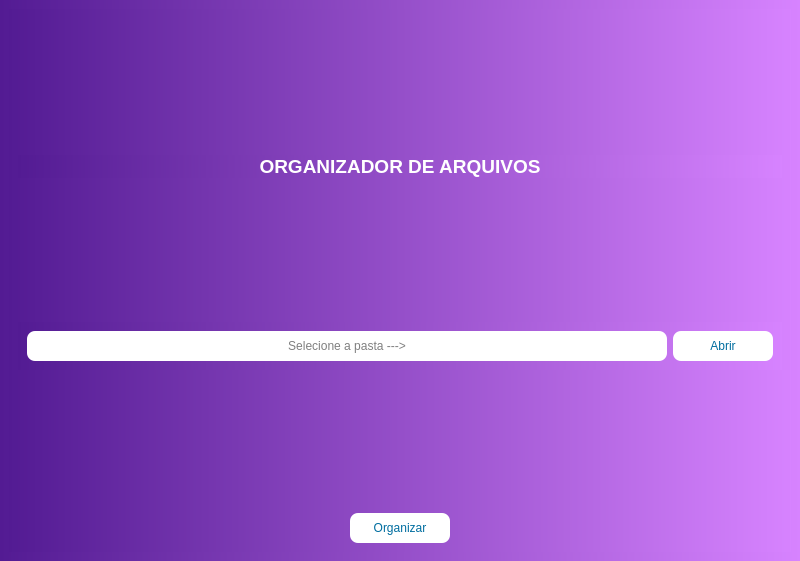
<?xml version="1.0" encoding="UTF-8"?>
<ui version="4.0">
 <class>MainWindow</class>
 <widget class="QMainWindow" name="MainWindow">
  <property name="geometry">
   <rect>
    <x>0</x>
    <y>0</y>
    <width>800</width>
    <height>561</height>
   </rect>
  </property>
  <property name="windowTitle">
   <string>MainWindow</string>
  </property>
  <property name="styleSheet">
   <string notr="true">background-color: qlineargradient(spread:pad, x1:0, y1:0, x2:1, y2:0, stop:0 rgba(83, 27, 147, 255), stop:1 rgba(215, 131, 255, 255));

border: 0;


</string>
  </property>
  <widget class="QWidget" name="centralwidget">
   <layout class="QVBoxLayout" name="verticalLayout_2">
    <item>
     <widget class="QFrame" name="frame">
      <property name="styleSheet">
       <string notr="true">QLineEdit{
	background-color: white;
	min-height: 30px;
	border-radius: 8px;
	border: none;
}
QPushButton{
	min-height: 30px;
	min-width: 100px;
	border-radius: 8px;
	background-color: rgb(255,255,255);
	color: rgb(0,109,159);
}
QPushButton::hover{
	color: #fff;
	background-color: rgb(0,157,235);
}
</string>
      </property>
      <property name="frameShape">
       <enum>QFrame::Shape::StyledPanel</enum>
      </property>
      <property name="frameShadow">
       <enum>QFrame::Shadow::Raised</enum>
      </property>
      <property name="lineWidth">
       <number>1</number>
      </property>
      <layout class="QVBoxLayout" name="verticalLayout">
       <item>
        <spacer name="verticalSpacer">
         <property name="orientation">
          <enum>Qt::Orientation::Vertical</enum>
         </property>
         <property name="sizeHint" stdset="0">
          <size>
           <width>20</width>
           <height>40</height>
          </size>
         </property>
        </spacer>
       </item>
       <item>
        <widget class="QLabel" name="lbl_title">
         <property name="styleSheet">
          <string notr="true"/>
         </property>
         <property name="text">
          <string>&lt;html&gt;&lt;head/&gt;&lt;body&gt;&lt;p align=&quot;center&quot;&gt;&lt;img src=&quot;:/_imgs/folder.png&quot;/&gt;&lt;/p&gt;&lt;p align=&quot;center&quot;&gt;&lt;span style=&quot; font-size:14pt; font-weight:700; color:#ffffff;&quot;&gt;ORGANIZADOR DE ARQUIVOS&lt;/span&gt;&lt;/p&gt;&lt;/body&gt;&lt;/html&gt;</string>
         </property>
        </widget>
       </item>
       <item>
        <spacer name="verticalSpacer_3">
         <property name="orientation">
          <enum>Qt::Orientation::Vertical</enum>
         </property>
         <property name="sizeHint" stdset="0">
          <size>
           <width>20</width>
           <height>40</height>
          </size>
         </property>
        </spacer>
       </item>
       <item>
        <widget class="QFrame" name="frame_2">
         <property name="styleSheet">
          <string notr="true"/>
         </property>
         <property name="frameShape">
          <enum>QFrame::Shape::StyledPanel</enum>
         </property>
         <property name="frameShadow">
          <enum>QFrame::Shadow::Raised</enum>
         </property>
         <layout class="QHBoxLayout" name="horizontalLayout">
          <item>
           <widget class="QLineEdit" name="txt_path">
            <property name="alignment">
             <set>Qt::AlignmentFlag::AlignCenter</set>
            </property>
            <property name="placeholderText">
             <string>Selecione a pasta ---&gt;</string>
            </property>
           </widget>
          </item>
          <item>
           <widget class="QPushButton" name="btn_open">
            <property name="minimumSize">
             <size>
              <width>100</width>
              <height>30</height>
             </size>
            </property>
            <property name="cursor">
             <cursorShape>PointingHandCursor</cursorShape>
            </property>
            <property name="text">
             <string>Abrir</string>
            </property>
           </widget>
          </item>
         </layout>
        </widget>
       </item>
       <item>
        <spacer name="verticalSpacer_2">
         <property name="orientation">
          <enum>Qt::Orientation::Vertical</enum>
         </property>
         <property name="sizeHint" stdset="0">
          <size>
           <width>20</width>
           <height>40</height>
          </size>
         </property>
        </spacer>
       </item>
       <item alignment="Qt::AlignmentFlag::AlignHCenter">
        <widget class="QPushButton" name="btn_organize">
         <property name="minimumSize">
          <size>
           <width>100</width>
           <height>30</height>
          </size>
         </property>
         <property name="cursor">
          <cursorShape>PointingHandCursor</cursorShape>
         </property>
         <property name="text">
          <string>Organizar</string>
         </property>
        </widget>
       </item>
      </layout>
     </widget>
    </item>
   </layout>
  </widget>
 </widget>
 <resources>
  <include location="../qrc/icons.qrc"/>
 </resources>
 <connections/>
</ui>
